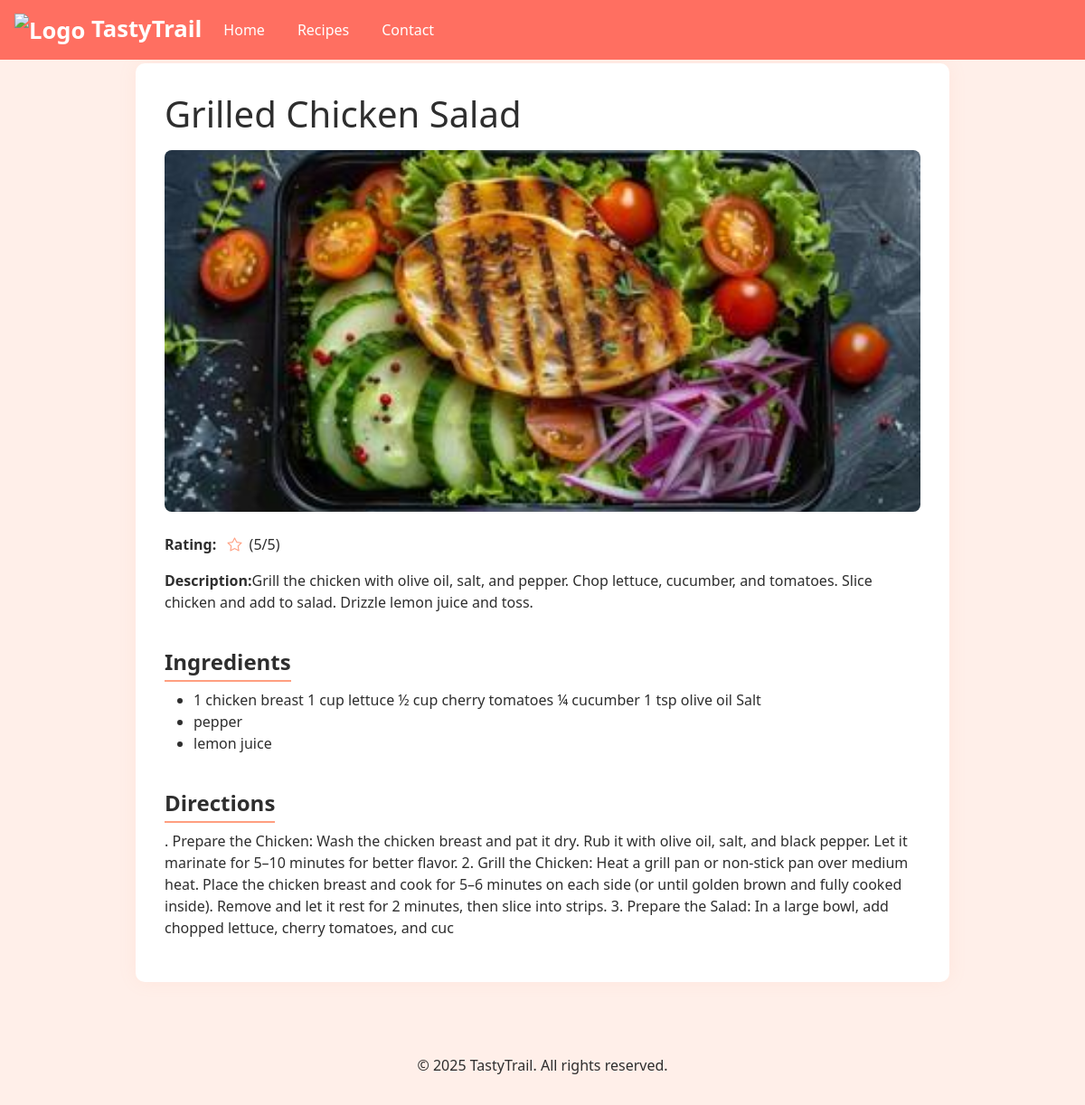
The page /recipeview/3 on the database its author committed.
### recipes/models.py (models this page shows)
class RecipesList(models.Model):
    recipe_name = models.CharField(max_length=200,null=False,blank=False)
    recipe_dec = models.CharField(max_length=500,null=False,blank=False)
    recipe_rating = models.IntegerField(null=False,blank=False)
    recipe_directions = models.CharField(max_length=500,null=False,blank=False)
    recipe_ingredients = models.CharField(max_length=500,null=False,blank=False,help_text="Enter a value split by ' , ' ex: <b> nutritional yeast , soya sauce </b> ")
    recipe_img = models.ImageField(upload_to="RecipeImages",blank=True,null=True)
    def __str__(self):
        return self.recipe_name

### recipes/views.py (the view)
# urls.py: path('recipeview/<id>',recipe_view),
def recipe_view(request,id):
    recipes_data = RecipesList.objects.get(id=id)
    ingredients = recipes_data.recipe_ingredients.split(",")
    print(recipes_data)
    print(ingredients)
    return render(request,"recipeView.html",context={"recipes_data":recipes_data,"ingredients":ingredients})

### recipes/templates/recipeView.html (shortened to what this page needs)
<!DOCTYPE html>
<html lang="en">
<head>
  <link href="https://cdn.jsdelivr.net/npm/bootstrap@5.3.3/dist/css/bootstrap.min.css" rel="stylesheet">
  <link href="https://cdn.jsdelivr.net/npm/bootstrap-icons@1.10.5/font/bootstrap-icons.css" rel="stylesheet">
  <link rel="stylesheet" href="/static/recipeview.css">
</head>
<body>
<nav class="navbar navbar-expand-lg navbar-custom fixed-top px-3">
  <a class="navbar-brand" href="#">
    <img src="https://img.icons8.com/ios-filled/40/ffffff/cooking-book.png" alt="Logo" width="36" height="36">
    TastyTrail
  </a>
  <div class="collapse navbar-collapse justify-content-between" id="navbarNav">
    <ul class="navbar-nav">
      <li class="nav-item"><a class="nav-link" href="/">Home</a></li>
      <li class="nav-item"><a class="nav-link" href="/recipelist/">Recipes</a></li>
      <li class="nav-item"><a class="nav-link" href="/contact/">Contact</a></li>
    </ul>
  </div>
</nav>
<div class="recipe-container">
  <h1 class="mb-3">{{recipes_data.recipe_name}}</h1>
  <img src="/media/{{recipes_data.recipe_img }}" alt="Spaghetti Carbonara" class="recipe-image mb-4">
  <div class="rating mb-3">
    <strong>Rating:</strong>
    <span class="ms-2">
      <i class="bi bi-star"></i>
      <span class="ms-1">({{recipes_data.recipe_rating}}/5)</span>
    </span>
  </div>
  <p><strong>Description:</strong>{{recipes_data.recipe_dec }}</p>
  <h4 class="section-title">Ingredients</h4>
  <ul>
    {% for ing in ingredients %}
    <li>{{ing}}</li>
    {% endfor %}
  </ul>
  <h4 class="section-title">Directions</h4>
    <p>{{recipes_data.recipe_directions}}</p>
</div>
<footer>
  <p>&copy; 2025 TastyTrail. All rights reserved.</p>
</footer>
</body>
</html>

### static/recipeview.css (style rules this page uses)
body { padding-top: 70px; background-color: #FFEFE9; color: #2E2E2E; }
.recipe-container { max-width: 900px; margin: 0 auto; padding: 2rem; background: #fff; border-radius: 10px; box-shadow: 0 0 20px rgba(255, 159, 128, 0.1); }
.recipe-image { width: 100%; max-height: 400px; object-fit: cover; border-radius: 8px; }
.rating i { color: #FF9F80; }
.section-title { margin-top: 1.5rem; font-weight: bold; border-bottom: 2px solid #FF9F80; display: inline-block; padding-bottom: 5px; }
footer { text-align: center; margin-top: 4rem; padding: 1rem 0; background-color: #FFEFE9; color: #2E2E2E; }
.navbar-custom { background-color: #FF6F61; }
.navbar-brand { font-weight: bold; font-size: 1.6rem; color: #ffffff !important; }
.navbar-nav .nav-link { color: #ffffff !important; margin-right: 20px; font-weight: 500; }

### rows shown on the page
RecipesList: recipe_name "Grilled Chicken Salad", recipe_img (picture), recipe_rating "5", recipe_dec "Grill the chicken with olive oil, salt, and pepper. Chop lettuce, cucumber, and tomatoes. Slice chicken and add to salad. Drizzle lemon juice and toss.", recipe_directions ". Prepare the Chicken: Wash the chicken breast and pat it dry. Rub it with olive oil, salt, and black pepper. Let it marinate for 5–10 minutes for better flavor. 2. Grill the Chicken: Heat a grill pan or non-stick pan over medium heat. Place the chicken breast and cook for 5–6 minutes on each side (or until golden brown and fully cooked inside). Remove and let it rest for 2 minutes, then slice into strips. 3. Prepare the Salad: In a large bowl, add chopped lettuce, cherry tomatoes, and cuc"

### other values the page prints
{{ ing }} "1 chicken breast 1 cup lettuce ½ cup cherry tomatoes ¼ cucumber 1 tsp olive oil Salt" "pepper" "lemon juice"
